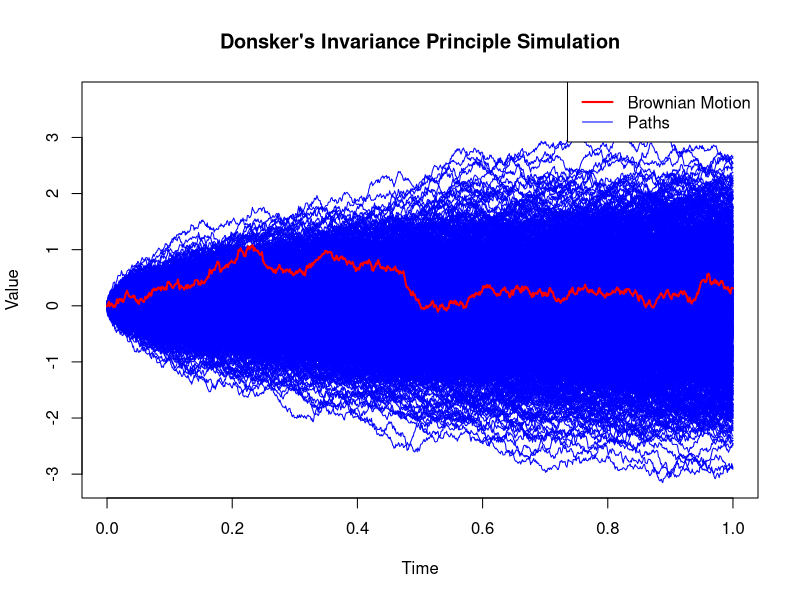

Recreate this plot in R.
# Donsker's Invariance Principle Simulation

# Parameters
n <- 1000 # Number of random variables
m <- 1000  # Number of paths
t_values <- seq(0, 1, length.out = 1000)  # Time values

# Generate random variables and compute partial sum processes
X <- matrix(rnorm(n * m), ncol = m)
partial_sums <- apply(X - colMeans(X), 2, function(col) cumsum(col) / sqrt(n))

# Plot sample paths and compare to Brownian motion
matplot(t_values, partial_sums, type = 'l', col = rep('blue', m), lty = 1, lwd = 1,
        xlab = 'Time', ylab = 'Value')  # Specify x and y axis labels

# Add Brownian motion for comparison
brownian_motion <- cumsum(rnorm(length(t_values))) / sqrt(length(t_values))
lines(t_values, brownian_motion, col = 'red', lwd = 2)

# Set plot title
title("Donsker's Invariance Principle Simulation")

# Add legend
legend('topright', legend = c('Brownian Motion', 'Paths'), col = c('red', 'blue'), lwd = c(2, 1), lty = c(1, 1))

# Check Donsker's Invariance Principle
ks_test <- ks.test(partial_sums[, 1], 'pnorm', mean = 0, sd = 1)  # Kolmogorov-Smirnov test against normal distribution
cat("Kolmogorov-Smirnov test p-value:", ks_test$p.value, "\n")
